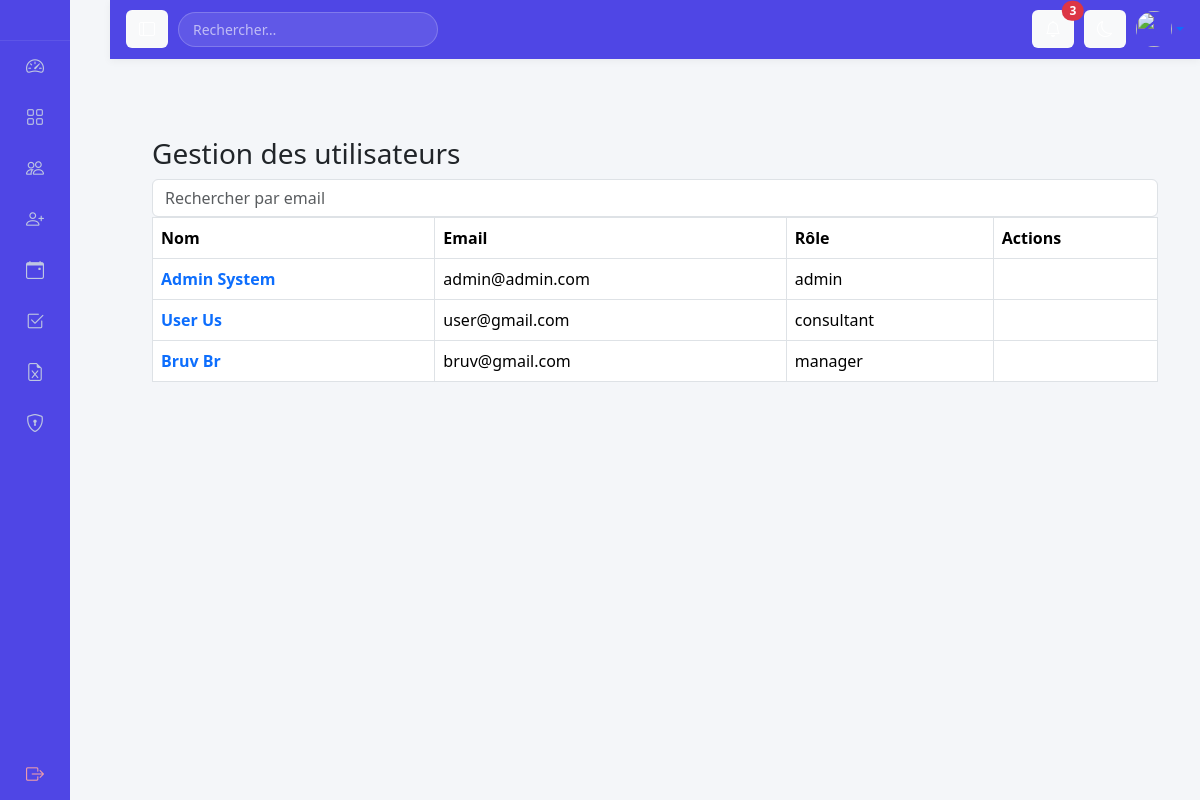
The app's page /admin/users (signed in) with its own data.
### models.py (models this page shows, shortened)
class User(UserMixin, db.Model):
    id = db.Column(db.Integer, primary_key=True)
    nom = db.Column(db.String(100), nullable=False)
    prenom = db.Column(db.String(100), nullable=False)
    email = db.Column(db.String(120), unique=True, nullable=False)
    password_hash = db.Column(db.String(200), nullable=False)
    role = db.Column(db.String(20))  # admin, manager, consultant
    manager_id = db.Column(db.Integer, db.ForeignKey('user.id'))
    manager = db.relationship('User', remote_side=[id])
    project_id = db.Column(db.Integer, db.ForeignKey('project.id'))
    project = db.relationship('Project')
    must_change_password = db.Column(db.Boolean, default=True)
    profile_image = db.Column(db.String(255), default=None)  # chemin vers l'image de profil

### routes/admin.py (the view)
@admin.route('/users')
@login_required
@admin_required
def manage_users():
    users = User.query.filter(User.role != 'admin').all()
    '''Search functionalties'''
    page = request.args.get('page', 1, type=int)
    q = request.args.get('q', '')
    users = User.query.filter(
        User.email.contains(q) | User.nom.contains(q) | User.prenom.contains(q)
    ).paginate(page=page, per_page=5)
    return render_template(
        'admin/gestion_utilisateur.html',
        users=users,
        q=q, current_month=datetime.now().month,
        current_year=datetime.now().year
 )

### app.py (called while the page is built)
@login_manager.user_loader
def load_user(user_id):
    return User.query.get(int(user_id))

### routes/admin.py (called while the page is built)
def admin_required(f):
    @wraps(f)
    def decorated_function(*args, **kwargs):
        if not current_user.is_authenticated or current_user.role != 'admin':
            return abort(403)
        return f(*args, **kwargs)
    return decorated_function

### templates/admin/gestion_utilisateur.html (shortened to what this page needs)
{% extends "base.html" %}
{% block content %}
<div class="container mt-5">
    <h3>Gestion des utilisateurs</h3>
    <table class="table table-bordered">
        <tr>
            <th>Nom</th>
            <th>Email</th>
            <th>Rôle</th>
            <th>Actions</th>
        </tr>
        <form method="GET" class="mb-3">
            <input name="q" value="{{ q }}" class="form-control"
                placeholder="Rechercher par email">
        </form>
        {% for user in users %}
        <tr>
            <td>
                 <a href="{{ url_for('admin.view_user', user_id=user.id) }}"
                    class="text-decoration-none fw-semibold">
                       {{ user.nom }} {{ user.prenom }}
                </a>
            </td>
            <td>{{ user.email }}</td>
            <td>{{ user.role }}</td>
            <td>
            </td>
        </tr>
        {% endfor %}
    </table>
</div>
{% endblock %}

### static/style.css (style rules this page uses)
body { font-family: Arial, sans-serif; background-color: #f5f6fa; margin: 0; padding: 0; }
.dashboard-body { background: #f4f6fb; font-family: "Inter", Arial, sans-serif; }
* { transition: background-color 0.2s ease, color 0.2s ease, padding 0.2s ease; }
.dashboard-body { background: #f4f6f9; margin: 0; font-family: "Segoe UI", system-ui, -apple-system, sans-serif; }

### records on screen
User: nom "Admin", prenom "System", email "admin@admin.com", role "admin"
User: nom "User", prenom "Us", email "user@gmail.com", role "consultant"
User: nom "Bruv", prenom "Br", email "bruv@gmail.com", role "manager"
